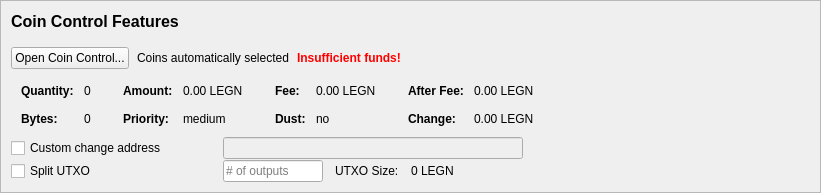
         <widget class="QFrame" name="frameCoinControl">
          <property name="sizePolicy">
           <sizepolicy hsizetype="Expanding" vsizetype="Expanding">
            <horstretch>0</horstretch>
            <verstretch>0</verstretch>
           </sizepolicy>
          </property>
          <property name="maximumSize">
           <size>
            <width>16777215</width>
            <height>16777215</height>
           </size>
          </property>
          <property name="frameShape">
           <enum>QFrame::StyledPanel</enum>
          </property>
          <property name="frameShadow">
           <enum>QFrame::Sunken</enum>
          </property>
          <layout class="QVBoxLayout" name="verticalLayoutCoinControl2">
           <property name="spacing">
            <number>0</number>
           </property>
           <property name="leftMargin">
            <number>0</number>
           </property>
           <property name="topMargin">
            <number>0</number>
           </property>
           <property name="rightMargin">
            <number>0</number>
           </property>
           <property name="bottomMargin">
            <number>0</number>
           </property>
           <item>
            <widget class="QFrame" name="frameCoinControl_BG">
             <layout class="QVBoxLayout" name="verticalLayoutCoinControl" stretch="0,0,0,0,0,0">
              <property name="spacing">
               <number>1</number>
              </property>
              <property name="leftMargin">
               <number>10</number>
              </property>
              <property name="topMargin">
               <number>10</number>
              </property>
              <item>
               <layout class="QHBoxLayout" name="horizontalLayoutCoinControl1">
                <property name="bottomMargin">
                 <number>15</number>
                </property>
                <item>
                 <layout class="QVBoxLayout" name="verticalLayout_3">
                  <property name="spacing">
                   <number>6</number>
                  </property>
                  <item>
                   <widget class="QLabel" name="labelCoinControlFeatures">
                    <property name="sizePolicy">
                     <sizepolicy hsizetype="Preferred" vsizetype="Maximum">
                      <horstretch>0</horstretch>
                      <verstretch>0</verstretch>
                     </sizepolicy>
                    </property>
                    <property name="minimumSize">
                     <size>
                      <width>0</width>
                      <height>20</height>
                     </size>
                    </property>
                    <property name="font">
                     <font>
                      <pointsize>12</pointsize>
                      <weight>75</weight>
                      <bold>true</bold>
                     </font>
                    </property>
                    <property name="styleSheet">
                     <string notr="true">font-weight:bold;</string>
                    </property>
                    <property name="text">
                     <string>Coin Control Features</string>
                    </property>
                   </widget>
                  </item>
                 </layout>
                </item>
               </layout>
              </item>
              <item>
               <layout class="QHBoxLayout" name="horizontalLayoutCoinControl2" stretch="0,0,0,0">
                <property name="spacing">
                 <number>8</number>
                </property>
                <property name="bottomMargin">
                 <number>10</number>
                </property>
                <item>
                 <widget class="QPushButton" name="pushButtonCoinControl">
                  <property name="styleSheet">
                   <string notr="true"/>
                  </property>
                  <property name="text">
                   <string>Open Coin Control...</string>
                  </property>
                  <property name="autoDefault">
                   <bool>false</bool>
                  </property>
                 </widget>
                </item>
                <item>
                 <widget class="QLabel" name="labelCoinControlAutomaticallySelected">
                  <property name="text">
                   <string>Coins automatically selected</string>
                  </property>
                  <property name="margin">
                   <number>5</number>
                  </property>
                 </widget>
                </item>
                <item>
                 <widget class="QLabel" name="labelCoinControlInsuffFunds">
                  <property name="font">
                   <font>
                    <weight>75</weight>
                    <bold>true</bold>
                   </font>
                  </property>
                  <property name="styleSheet">
                   <string notr="true">color:red;font-weight:bold;</string>
                  </property>
                  <property name="text">
                   <string>Insufficient funds!</string>
                  </property>
                  <property name="margin">
                   <number>5</number>
                  </property>
                 </widget>
                </item>
                <item>
                 <spacer name="horizontalSpacerCoinControl">
                  <property name="orientation">
                   <enum>Qt::Horizontal</enum>
                  </property>
                  <property name="sizeHint" stdset="0">
                   <size>
                    <width>40</width>
                    <height>1</height>
                   </size>
                  </property>
                 </spacer>
                </item>
               </layout>
              </item>
              <item>
               <widget class="QWidget" name="widgetCoinControl" native="true">
                <property name="sizePolicy">
                 <sizepolicy hsizetype="Preferred" vsizetype="Preferred">
                  <horstretch>0</horstretch>
                  <verstretch>0</verstretch>
                 </sizepolicy>
                </property>
                <property name="minimumSize">
                 <size>
                  <width>0</width>
                  <height>0</height>
                 </size>
                </property>
                <property name="styleSheet">
                 <string notr="true"/>
                </property>
                <layout class="QHBoxLayout" name="horizontalLayoutCoinControl5">
                 <property name="leftMargin">
                  <number>0</number>
                 </property>
                 <property name="topMargin">
                  <number>0</number>
                 </property>
                 <property name="rightMargin">
                  <number>0</number>
                 </property>
                 <property name="bottomMargin">
                  <number>0</number>
                 </property>
                 <item>
                  <layout class="QHBoxLayout" name="horizontalLayoutCoinControl3" stretch="0,0,0,1">
                   <property name="spacing">
                    <number>20</number>
                   </property>
                   <property name="topMargin">
                    <number>0</number>
                   </property>
                   <property name="bottomMargin">
                    <number>10</number>
                   </property>
                   <item>
                    <layout class="QFormLayout" name="formLayoutCoinControl1">
                     <property name="horizontalSpacing">
                      <number>10</number>
                     </property>
                     <property name="verticalSpacing">
                      <number>14</number>
                     </property>
                     <property name="leftMargin">
                      <number>10</number>
                     </property>
                     <property name="topMargin">
                      <number>4</number>
                     </property>
                     <property name="rightMargin">
                      <number>6</number>
                     </property>
                     <item row="0" column="0">
                      <widget class="QLabel" name="labelCoinControlQuantityText">
                       <property name="font">
                        <font>
                         <weight>75</weight>
                         <bold>true</bold>
                        </font>
                       </property>
                       <property name="text">
                        <string>Quantity:</string>
                       </property>
                       <property name="margin">
                        <number>0</number>
                       </property>
                      </widget>
                     </item>
                     <item row="0" column="1">
                      <widget class="QLabel" name="labelCoinControlQuantity">
                       <property name="cursor">
                        <cursorShape>IBeamCursor</cursorShape>
                       </property>
                       <property name="contextMenuPolicy">
                        <enum>Qt::ActionsContextMenu</enum>
                       </property>
                       <property name="text">
                        <string notr="true">0</string>
                       </property>
                       <property name="margin">
                        <number>0</number>
                       </property>
                       <property name="textInteractionFlags">
                        <set>Qt::LinksAccessibleByMouse|Qt::TextSelectableByKeyboard|Qt::TextSelectableByMouse</set>
                       </property>
                      </widget>
                     </item>
                     <item row="1" column="0">
                      <widget class="QLabel" name="labelCoinControlBytesText">
                       <property name="font">
                        <font>
                         <weight>75</weight>
                         <bold>true</bold>
                        </font>
                       </property>
                       <property name="text">
                        <string>Bytes:</string>
                       </property>
                      </widget>
                     </item>
                     <item row="1" column="1">
                      <widget class="QLabel" name="labelCoinControlBytes">
                       <property name="cursor">
                        <cursorShape>IBeamCursor</cursorShape>
                       </property>
                       <property name="contextMenuPolicy">
                        <enum>Qt::ActionsContextMenu</enum>
                       </property>
                       <property name="text">
                        <string notr="true">0</string>
                       </property>
                       <property name="textInteractionFlags">
                        <set>Qt::LinksAccessibleByMouse|Qt::TextSelectableByKeyboard|Qt::TextSelectableByMouse</set>
                       </property>
                      </widget>
                     </item>
                    </layout>
                   </item>
                   <item>
                    <layout class="QFormLayout" name="formLayoutCoinControl2">
                     <property name="horizontalSpacing">
                      <number>10</number>
                     </property>
                     <property name="verticalSpacing">
                      <number>14</number>
                     </property>
                     <property name="leftMargin">
                      <number>6</number>
                     </property>
                     <property name="topMargin">
                      <number>4</number>
                     </property>
                     <property name="rightMargin">
                      <number>6</number>
                     </property>
                     <item row="0" column="0">
                      <widget class="QLabel" name="labelCoinControlAmountText">
                       <property name="font">
                        <font>
                         <weight>75</weight>
                         <bold>true</bold>
                        </font>
                       </property>
                       <property name="text">
                        <string>Amount:</string>
                       </property>
                       <property name="margin">
                        <number>0</number>
                       </property>
                      </widget>
                     </item>
                     <item row="0" column="1">
                      <widget class="QLabel" name="labelCoinControlAmount">
                       <property name="cursor">
                        <cursorShape>IBeamCursor</cursorShape>
                       </property>
                       <property name="contextMenuPolicy">
                        <enum>Qt::ActionsContextMenu</enum>
                       </property>
                       <property name="text">
                        <string notr="true">0.00 LEGN</string>
                       </property>
                       <property name="textInteractionFlags">
                        <set>Qt::LinksAccessibleByMouse|Qt::TextSelectableByKeyboard|Qt::TextSelectableByMouse</set>
                       </property>
                      </widget>
                     </item>
                     <item row="1" column="0">
                      <widget class="QLabel" name="labelCoinControlPriorityText">
                       <property name="font">
                        <font>
                         <weight>75</weight>
                         <bold>true</bold>
                        </font>
                       </property>
                       <property name="text">
                        <string>Priority:</string>
                       </property>
                      </widget>
                     </item>
                     <item row="1" column="1">
                      <widget class="QLabel" name="labelCoinControlPriority">
                       <property name="cursor">
                        <cursorShape>IBeamCursor</cursorShape>
                       </property>
                       <property name="contextMenuPolicy">
                        <enum>Qt::ActionsContextMenu</enum>
                       </property>
                       <property name="text">
                        <string>medium</string>
                       </property>
                       <property name="textInteractionFlags">
                        <set>Qt::LinksAccessibleByMouse|Qt::TextSelectableByKeyboard|Qt::TextSelectableByMouse</set>
                       </property>
                      </widget>
                     </item>
                    </layout>
                   </item>
                   <item>
                    <layout class="QFormLayout" name="formLayoutCoinControl3">
                     <property name="horizontalSpacing">
                      <number>10</number>
                     </property>
                     <property name="verticalSpacing">
                      <number>14</number>
                     </property>
                     <property name="leftMargin">
                      <number>6</number>
                     </property>
                     <property name="topMargin">
                      <number>4</number>
                     </property>
                     <property name="rightMargin">
                      <number>6</number>
                     </property>
                     <item row="0" column="0">
                      <widget class="QLabel" name="labelCoinControlFeeText">
                       <property name="font">
                        <font>
                         <weight>75</weight>
                         <bold>true</bold>
                        </font>
                       </property>
                       <property name="text">
                        <string>Fee:</string>
                       </property>
                       <property name="margin">
                        <number>0</number>
                       </property>
                      </widget>
                     </item>
                     <item row="0" column="1">
                      <widget class="QLabel" name="labelCoinControlFee">
                       <property name="cursor">
                        <cursorShape>IBeamCursor</cursorShape>
                       </property>
                       <property name="contextMenuPolicy">
                        <enum>Qt::ActionsContextMenu</enum>
                       </property>
                       <property name="text">
                        <string notr="true">0.00 LEGN</string>
                       </property>
                       <property name="textInteractionFlags">
                        <set>Qt::LinksAccessibleByMouse|Qt::TextSelectableByKeyboard|Qt::TextSelectableByMouse</set>
                       </property>
                      </widget>
                     </item>
                     <item row="1" column="0">
                      <widget class="QLabel" name="labelCoinControlLowOutputText">
                       <property name="font">
                        <font>
                         <weight>75</weight>
                         <bold>true</bold>
                        </font>
                       </property>
                       <property name="text">
                        <string>Dust:</string>
                       </property>
                      </widget>
                     </item>
                     <item row="1" column="1">
                      <widget class="QLabel" name="labelCoinControlLowOutput">
                       <property name="cursor">
                        <cursorShape>IBeamCursor</cursorShape>
                       </property>
                       <property name="contextMenuPolicy">
                        <enum>Qt::ActionsContextMenu</enum>
                       </property>
                       <property name="text">
                        <string>no</string>
                       </property>
                       <property name="textInteractionFlags">
                        <set>Qt::LinksAccessibleByMouse|Qt::TextSelectableByKeyboard|Qt::TextSelectableByMouse</set>
                       </property>
                      </widget>
                     </item>
                    </layout>
                   </item>
                   <item>
                    <layout class="QFormLayout" name="formLayoutCoinControl4">
                     <property name="horizontalSpacing">
                      <number>10</number>
                     </property>
                     <property name="verticalSpacing">
                      <number>14</number>
                     </property>
                     <property name="leftMargin">
                      <number>6</number>
                     </property>
                     <property name="topMargin">
                      <number>4</number>
                     </property>
                     <property name="rightMargin">
                      <number>6</number>
                     </property>
                     <item row="0" column="0">
                      <widget class="QLabel" name="labelCoinControlAfterFeeText">
                       <property name="font">
                        <font>
                         <weight>75</weight>
                         <bold>true</bold>
                        </font>
                       </property>
                       <property name="text">
                        <string>After Fee:</string>
                       </property>
                       <property name="margin">
                        <number>0</number>
                       </property>
                      </widget>
                     </item>
                     <item row="0" column="1">
                      <widget class="QLabel" name="labelCoinControlAfterFee">
                       <property name="cursor">
                        <cursorShape>IBeamCursor</cursorShape>
                       </property>
                       <property name="contextMenuPolicy">
                        <enum>Qt::ActionsContextMenu</enum>
                       </property>
                       <property name="text">
                        <string notr="true">0.00 LEGN</string>
                       </property>
                       <property name="textInteractionFlags">
                        <set>Qt::LinksAccessibleByMouse|Qt::TextSelectableByKeyboard|Qt::TextSelectableByMouse</set>
                       </property>
                      </widget>
                     </item>
                     <item row="1" column="0">
                      <widget class="QLabel" name="labelCoinControlChangeText">
                       <property name="font">
                        <font>
                         <weight>75</weight>
                         <bold>true</bold>
                        </font>
                       </property>
                       <property name="text">
                        <string>Change:</string>
                       </property>
                      </widget>
                     </item>
                     <item row="1" column="1">
                      <widget class="QLabel" name="labelCoinControlChange">
                       <property name="cursor">
                        <cursorShape>IBeamCursor</cursorShape>
                       </property>
                       <property name="contextMenuPolicy">
                        <enum>Qt::ActionsContextMenu</enum>
                       </property>
                       <property name="text">
                        <string notr="true">0.00 LEGN</string>
                       </property>
                       <property name="textInteractionFlags">
                        <set>Qt::LinksAccessibleByMouse|Qt::TextSelectableByKeyboard|Qt::TextSelectableByMouse</set>
                       </property>
                      </widget>
                     </item>
                    </layout>
                   </item>
                  </layout>
                 </item>
                </layout>
               </widget>
              </item>
              <item>
               <layout class="QHBoxLayout" name="horizontalLayoutCoinControl4">
                <property name="spacing">
                 <number>12</number>
                </property>
                <property name="sizeConstraint">
                 <enum>QLayout::SetDefaultConstraint</enum>
                </property>
                <property name="topMargin">
                 <number>0</number>
                </property>
                <property name="rightMargin">
                 <number>0</number>
                </property>
                <item>
                 <widget class="QCheckBox" name="checkBoxCoinControlChange">
                  <property name="sizePolicy">
                   <sizepolicy hsizetype="Preferred" vsizetype="Preferred">
                    <horstretch>0</horstretch>
                    <verstretch>0</verstretch>
                   </sizepolicy>
                  </property>
                  <property name="minimumSize">
                   <size>
                    <width>200</width>
                    <height>0</height>
                   </size>
                  </property>
                  <property name="maximumSize">
                   <size>
                    <width>200</width>
                    <height>16777215</height>
                   </size>
                  </property>
                  <property name="toolTip">
                   <string>If this is activated, but the change address is empty or invalid, change will be sent to a newly generated address.</string>
                  </property>
                  <property name="text">
                   <string>Custom change address</string>
                  </property>
                 </widget>
                </item>
                <item>
                 <widget class="QValidatedLineEdit" name="lineEditCoinControlChange">
                  <property name="enabled">
                   <bool>false</bool>
                  </property>
                  <property name="sizePolicy">
                   <sizepolicy hsizetype="Preferred" vsizetype="Preferred">
                    <horstretch>0</horstretch>
                    <verstretch>0</verstretch>
                   </sizepolicy>
                  </property>
                  <property name="minimumSize">
                   <size>
                    <width>300</width>
                    <height>0</height>
                   </size>
                  </property>
                 </widget>
                </item>
                <item>
                 <widget class="QLabel" name="labelCoinControlChangeLabel">
                  <property name="sizePolicy">
                   <sizepolicy hsizetype="Preferred" vsizetype="Preferred">
                    <horstretch>0</horstretch>
                    <verstretch>0</verstretch>
                   </sizepolicy>
                  </property>
                  <property name="minimumSize">
                   <size>
                    <width>100</width>
                    <height>0</height>
                   </size>
                  </property>
                  <property name="text">
                   <string/>
                  </property>
                  <property name="margin">
                   <number>3</number>
                  </property>
                 </widget>
                </item>
               </layout>
              </item>
              <item>
               <layout class="QHBoxLayout" name="horizontalLayoutCoinControl6">
                <property name="spacing">
                 <number>12</number>
                </property>
                <property name="rightMargin">
                 <number>0</number>
                </property>
                <item>
                 <widget class="QCheckBox" name="splitBlockCheckBox">
                  <property name="sizePolicy">
                   <sizepolicy hsizetype="Preferred" vsizetype="Preferred">
                    <horstretch>0</horstretch>
                    <verstretch>0</verstretch>
                   </sizepolicy>
                  </property>
                  <property name="minimumSize">
                   <size>
                    <width>200</width>
                    <height>0</height>
                   </size>
                  </property>
                  <property name="maximumSize">
                   <size>
                    <width>200</width>
                    <height>16777215</height>
                   </size>
                  </property>
                  <property name="text">
                   <string>Split UTXO</string>
                  </property>
                 </widget>
                </item>
                <item>
                 <widget class="QLineEdit" name="splitBlockLineEdit">
                  <property name="sizePolicy">
                   <sizepolicy hsizetype="Preferred" vsizetype="Preferred">
                    <horstretch>50</horstretch>
                    <verstretch>0</verstretch>
                   </sizepolicy>
                  </property>
                  <property name="minimumSize">
                   <size>
                    <width>100</width>
                    <height>0</height>
                   </size>
                  </property>
                  <property name="maximumSize">
                   <size>
                    <width>100</width>
                    <height>16777215</height>
                   </size>
                  </property>
                  <property name="placeholderText">
                   <string># of outputs</string>
                  </property>
                 </widget>
                </item>
                <item>
                 <widget class="QLabel" name="labelBlockSizeText">
                  <property name="text">
                   <string>UTXO Size:</string>
                  </property>
                 </widget>
                </item>
                <item>
                 <widget class="QLabel" name="labelBlockSize">
                  <property name="text">
                   <string>0 LEGN</string>
                  </property>
                 </widget>
                </item>
                <item>
                 <spacer name="horizontalSpacer_7">
                  <property name="orientation">
                   <enum>Qt::Horizontal</enum>
                  </property>
                  <property name="sizeHint" stdset="0">
                   <size>
                    <width>40</width>
                    <height>20</height>
                   </size>
                  </property>
                 </spacer>
                </item>
               </layout>
              </item>
              <item>
               <spacer name="verticalSpacerCoinControl">
                <property name="orientation">
                 <enum>Qt::Vertical</enum>
                </property>
                <property name="sizeHint" stdset="0">
                 <size>
                  <width>800</width>
                  <height>1</height>
                 </size>
                </property>
               </spacer>
              </item>
             </layout>
            </widget>
           </item>
          </layout>
         </widget>
